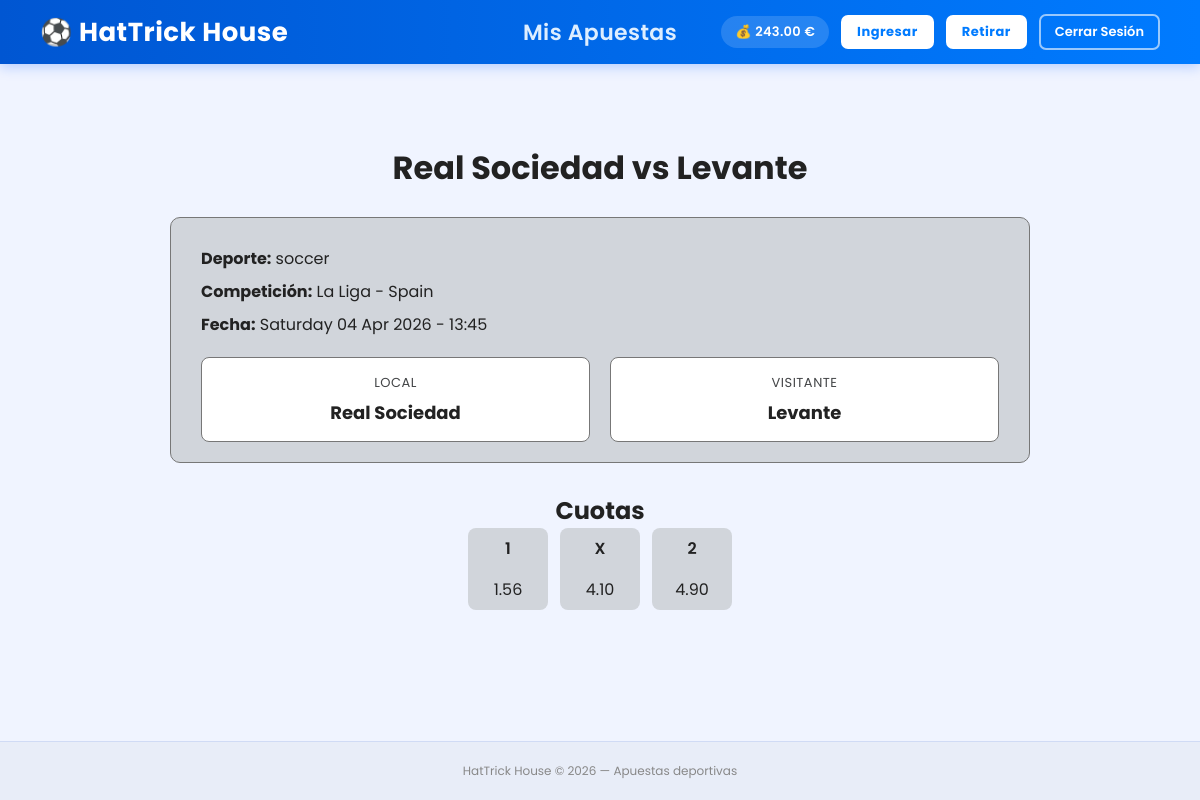
/partido/a11fdb34323eb45bb26279fa3f3624f9/ (signed in), run on the app's committed database.
### apuestas/models.py (models this page shows, shortened)
class UserProfile(models.Model):
    user = models.OneToOneField(User, on_delete=models.CASCADE)
    money = models.DecimalField(max_digits=10, decimal_places=2, default=0.00)
    dni = models.CharField(max_length=9, blank=True, null=True)
    birthdate = models.DateField(blank=True, null=True)
    phone_number = models.CharField(max_length=9, blank=True, null=True)

class Game(models.Model):
    game_id = models.CharField(primary_key=True, max_length=100, unique=True)
    sport_key = models.CharField(max_length=50, default="soccer")
    league = models.CharField(max_length=100)
    home_team = models.CharField(max_length=50)
    away_team = models.CharField(max_length=50)
    home_price = models.DecimalField(max_digits=5, decimal_places=2, default=0.00)
    away_price = models.DecimalField(max_digits=5, decimal_places=2, default=0.00)
    draw_price = models.DecimalField(max_digits=5, decimal_places=2, default=0.00, null=True, blank=True)
    game_date = models.DateTimeField()

### apuestas/views.py (the view)
# urls.py: path('partido/<str:pk>/', views.GameDetailView.as_view(), name="game_detail"),
class GameDetailView(DetailView):
    model = Game
    template_name = 'apuestas/game_detail.html'
    context_object_name = 'game'

### templates/apuestas/game_detail.html (shortened to what this page needs)
{% extends 'base.html' %}
{% block content %}
<div class="detalle-partido-wrapper" vocab="https://schema.org/" typeof="SportsEvent">
    <h1 class="detalle-titulo" property="name">{{ game.home_team }} vs {{ game.away_team }}</h1>
    <div class="detalle-card">
        <p><strong>Deporte:</strong> <span property="sport">{{ game.sport_key }}</span></p>
        <p><strong>Competición:</strong> {{ game.league }}</p>
        <p><strong>Fecha:</strong>
            <time property="startDate" content="{{ game.game_date|date:'c' }}" datetime="{{ game.game_date|date:'c' }}">{{ game.game_date|date:'l d M Y - H:i' }}</time>
        </p>
        <div class="detalle-equipos">
            <div class="detalle-equipo" property="homeTeam" typeof="SportsTeam">
                <span class="detalle-equipo-rol">Local</span>
                <span class="detalle-equipo-nombre" property="name">{{ game.home_team }}</span>
            </div>
            <div class="detalle-equipo" property="awayTeam" typeof="SportsTeam">
                <span class="detalle-equipo-rol">Visitante</span>
                <span class="detalle-equipo-nombre" property="name">{{ game.away_team }}</span>
            </div>
        </div>
    </div>
    <h2 class="detalle-subtitulo">Cuotas</h2>
    <div class="cuota-partido detalle-cuotas">
        <div class="boton-cuota" property="offers" typeof="Offer">
            <span class="etiqueta">1</span>
            <span class="valor" property="price">{{ game.home_price }}</span>
        </div>
        {% if game.draw_price %}
        <div class="boton-cuota" property="offers" typeof="Offer">
            <span class="etiqueta">X</span>
            <span class="valor" property="price">{{ game.draw_price }}</span>
        </div>
        {% endif %}
        <div class="boton-cuota" property="offers" typeof="Offer">
            <span class="etiqueta">2</span>
            <span class="valor" property="price">{{ game.away_price }}</span>
        </div>
    </div>
</div>
{% endblock %}

### templates/base.html (shortened to what this page needs)
{% load static %}
<!DOCTYPE html>
<html lang="en">
<head>
  <link rel="stylesheet" href="{% static 'apuestas/style.css' %}">
</head>
<body>
  <nav class="navbar">
    <div class="nav-left">
      <a href="{% url 'apuestas:home' %}" class="logo">⚽ HatTrick House</a>
    </div>
    <div class="nav-center">
      <a href="{% url 'apuestas:bets_list' %}" class="nav-sports">Mis Apuestas</a>
    </div>
    <div class="nav-right">
      {% if user.is_authenticated %}
        <span class="nav-saldo">💰 {{ user.userprofile.money }} €</span>
        <a href="{% url 'apuestas:ingresar' %}" class="nav-deposit">Ingresar</a>
        <a href="{% url 'apuestas:withdraw' %}" class="nav-deposit">Retirar</a>
        <form action="{% url 'logout' %}" method="post" style="display: inline;">
          <button type="submit" class="nav-logout">Cerrar Sesión</button>
        </form>
      {% else %}
        <a href="{% url 'apuestas:registrar' %}" class="nav-register">Registrarse</a>
        <a href="{% url 'login' %}" class="nav-login">Login</a>
      {% endif %}
    </div>
  </nav>
  <div class="container">
    {% block content %}{% endblock %}
  </div>
  <footer>
    <p>HatTrick House &copy; 2026 — Apuestas deportivas</p>
  </footer>
</body>
</html>

### apuestas/static/apuestas/style.css (style rules this page uses)
body { margin: 0; font-family: 'Segoe UI', Roboto, Helvetica, Arial, sans-serif; }
.navbar { display: flex; align-items: center; justify-content: space-between; background-color: burlywood; padding: 15px 30px; box-shadow: 0 4px 6px rgba(0, 0, 0, 0.05); }
.nav-left, .nav-right { flex: 1; }
.nav-right { display: flex; justify-content: flex-end; align-items: center; gap: 23px; }
.logo { font-size: 23px; font-weight: 800; text-decoration: none; letter-spacing: 1px; }
.nav-sports { font-size: 18px; font-weight: 600; color: black; text-decoration: none; letter-spacing: 0.5px; transition: color 0.3s ease; }
.nav-deposit { font-size: 16px; font-weight: 600; text-decoration: none; letter-spacing: 0.5px; transition: color 0.3s ease; color: black; }
.nav-logout { font-size: 14px; padding: 5px 10px; text-decoration: none; border-radius: 7px; transition: background-color 0.3s ease, transform 0.2s ease; border: none; cursor: pointer; }
.nav-saldo { font-size: 16px; font-weight: 600; letter-spacing: 0.5px; }
.cuota-partido { display: grid; grid-template-columns: repeat(3, 80px); gap: 12px; margin-left: 20px; }
.boton-cuota { display: flex; flex-direction: column; gap: 16px; justify-content: center; align-items: center; cursor: pointer; padding: 8px; transition: all 0.2s ease; }
.etiqueta { font-weight: 600; }
.detalle-partido-wrapper { max-width: 900px; margin: 40px auto; padding: 0 20px; }
.detalle-titulo { text-align: center; margin-bottom: 25px; }
.detalle-card { background-color: #d1d5db; border: 1px solid #777; border-radius: 10px; padding: 20px 30px; }
.detalle-card p { margin: 8px 0; }
.detalle-equipos { display: flex; gap: 20px; margin-top: 20px; }
.detalle-equipo { flex: 1; display: flex; flex-direction: column; gap: 6px; background-color: white; border: 1px solid #777; border-radius: 8px; padding: 15px; text-align: center; }
.detalle-equipo-rol { font-size: 13px; text-transform: uppercase; letter-spacing: 0.5px; color: #434547; }
.detalle-equipo-nombre { font-size: 18px; font-weight: 700; }
.detalle-subtitulo { text-align: center; margin-top: 30px; }
.detalle-cuotas { justify-content: center; margin: 0 auto 50px auto; }
.detalle-cuotas .boton-cuota { background-color: #d1d5db; border-radius: 8px; cursor: default; }
html { scroll-behavior: smooth; }

### templates/base.html (style rules this page uses)
*, *::before, *::after { box-sizing: border-box; margin: 0; padding: 0; }
body { font-family: 'Poppins', sans-serif; background-color: #f0f4ff; color: #222; min-height: 100vh; display: flex; flex-direction: column; }
.navbar { display: flex; align-items: center; justify-content: space-between; padding: 0 40px; height: 64px; background: linear-gradient(90deg, #0056d2, #007BFF); box-shadow: 0 3px 12px rgba(0, 90, 255, 0.25); position: sticky; top: 0; z-index: 100; }
.logo { font-size: 26px; font-weight: 700; color: #fff; text-decoration: none; letter-spacing: 0.5px; white-space: nowrap; }
.nav-center { display: flex; gap: 24px; }
.nav-sports { color: #ddeeff; text-decoration: none; font-size: 22px; font-weight: 600; letter-spacing: 0.4px; padding: 6px 14px; border-radius: 6px; transition: background 0.2s, color 0.2s; }
.nav-right { display: flex; align-items: center; gap: 12px; }
.nav-saldo { color: #fff; font-size: 13px; font-weight: 600; background: rgba(255,255,255,0.15); padding: 6px 14px; border-radius: 20px; letter-spacing: 0.3px; }
.nav-deposit { background-color: #fff; color: #007BFF; font-weight: 700; font-size: 13px; padding: 7px 16px; border-radius: 7px; text-decoration: none; transition: background 0.2s, transform 0.1s; }
.nav-logout { background: transparent; border: 2px solid rgba(255,255,255,0.6); color: #fff; font-family: 'Poppins', sans-serif; font-size: 13px; font-weight: 600; padding: 6px 14px; border-radius: 7px; cursor: pointer; transition: background 0.2s, border-color 0.2s; }
.container { flex: 1; width: 100%; max-width: 1200px; margin: 0 auto; padding: 40px 24px; }
footer { text-align: center; padding: 20px; font-size: 12px; color: #888; background-color: #e8edf8; border-top: 1px solid #d0dbf5; }

### data on the page
Game: home_team "Real Sociedad", away_team "Levante", sport_key "soccer", league "La Liga - Spain", game_date "Saturday 04 Apr 2026 - 13:45", home_price "1.56", draw_price "4.10", away_price "4.90"

### other printed values
{{ user.userprofile.money }} "243.00"
